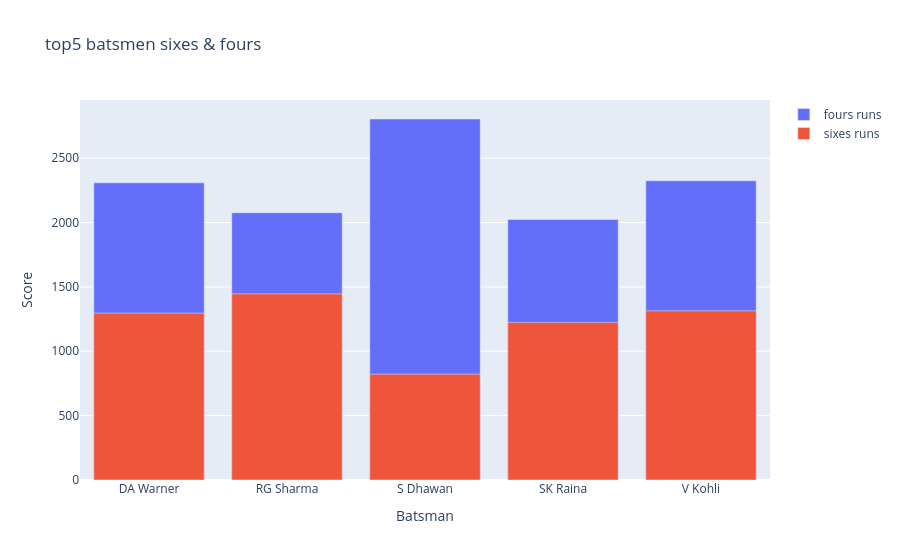

Notebook code for this chart:
### Markdown cell above
#### TOP5 BATSMAN TOTAL SIXES AND 4 score

### Code cell
trace1 = go.Bar(x=top_5['batter'] ,y=top_5['fours_runs'] ,name='fours runs')
trace2 = go.Bar(x=top_5['batter'] ,y=top_5['sixes_runs'] ,name='sixes runs')
data = [trace1 ,trace2]
layout = go.Layout(title='top5 batsmen sixes & fours' ,xaxis={'title' :'Batsman'} 
                   ,yaxis={'title':'Score'} ,barmode='overlay') # one over the other bars
fig=go.Figure(data,layout)
fig.show()

### Figure 1 — Plotly figure (JSON) as saved in the notebook; plotly's stock layout.template omitted (floating-point values rounded to 4 significant figures)
{"data": [{"name": "fours runs", "type": "bar", "x": ["DA Warner", "RG Sharma", "S Dhawan", "SK Raina", "V Kohli"], "y": [2308, 2076, 2804, 2024, 2324]}, {"name": "sixes runs", "type": "bar", "x": ["DA Warner", "RG Sharma", "S Dhawan", "SK Raina", "V Kohli"], "y": [1296, 1446, 822, 1224, 1314]}], "layout": {"barmode": "overlay", "title": {"text": "top5 batsmen sixes & fours"}, "xaxis": {"title": {"text": "Batsman"}}, "yaxis": {"title": {"text": "Score"}}}}
